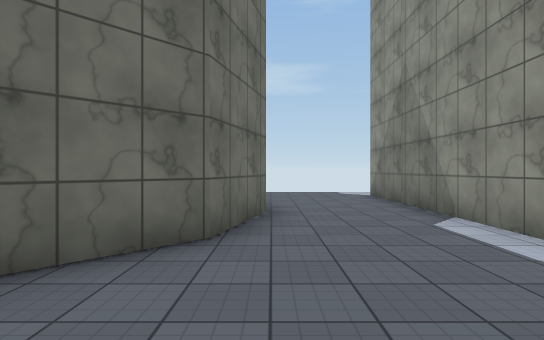
View 1 (above)

24 first-person views from a walk through a scene from a Unity 3-D project. The camera is 1.4 m above the floor, looks level and sees 80° across. The floor is counted in squares, 2 m on a side. Each view is taken from the middle of a square. On the plan, view 1 faces up. The plan holds only what a view shows up to about 10 squares ahead; the rest is blank. The place goes on beyond the plan. The player is left out. Surface patterns are stand-ins for the level's own textures.

View 2
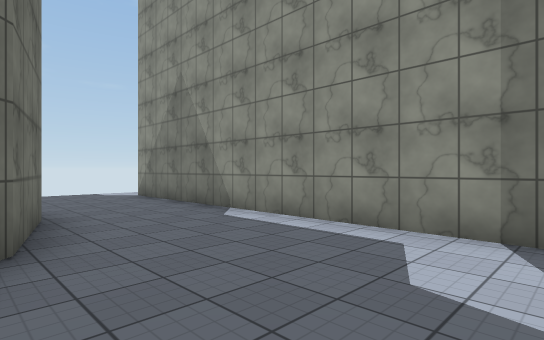

View 3
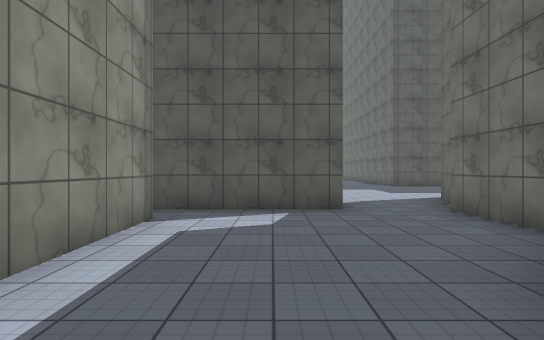

View 4
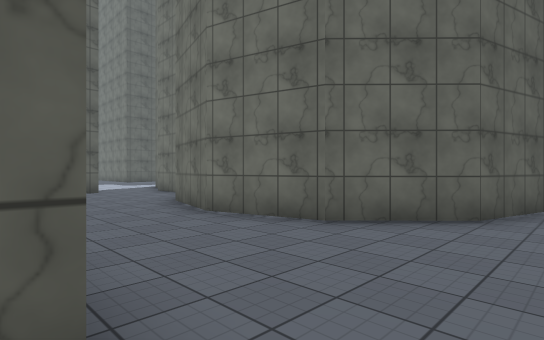

View 5
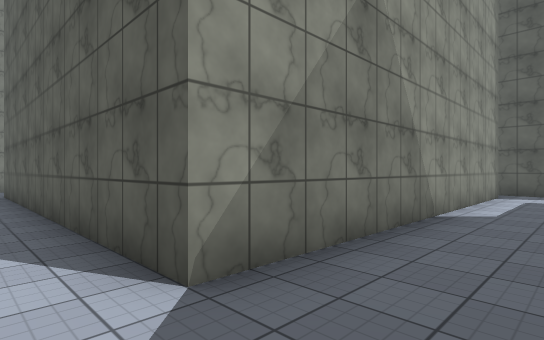

View 6
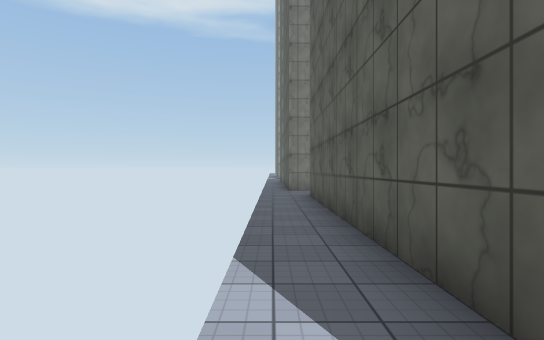

View 7
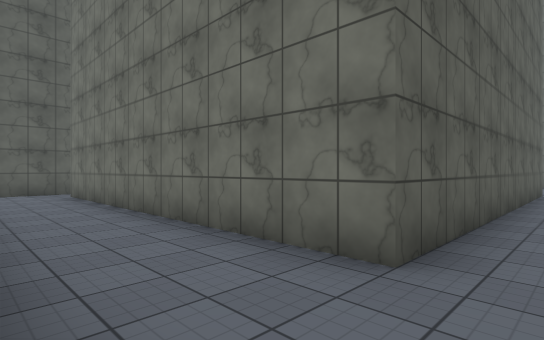

View 8
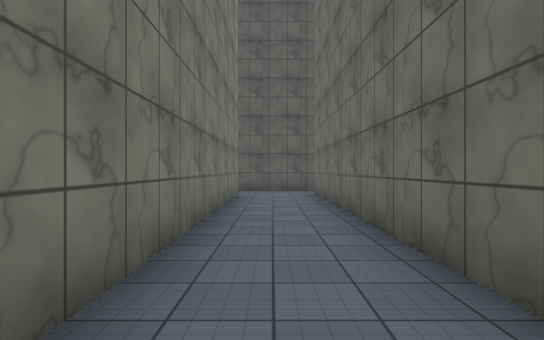

View 9
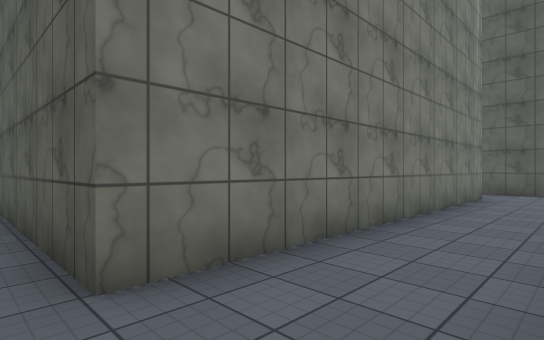

View 10
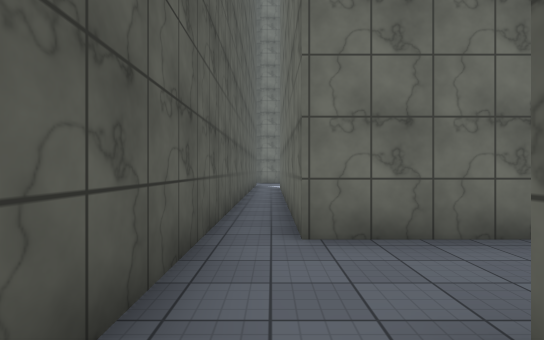

View 11
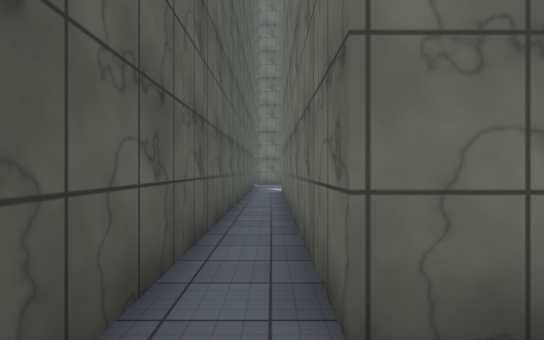

View 12
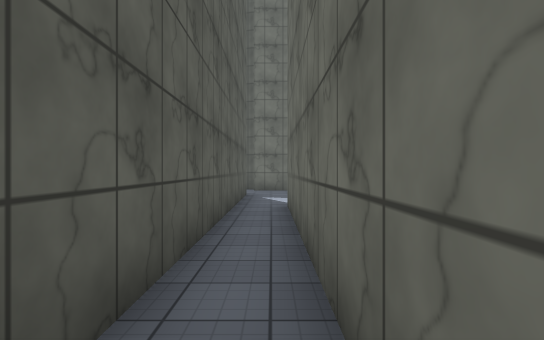

View 13
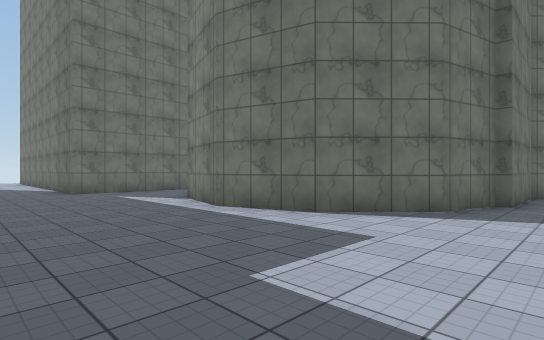

View 14
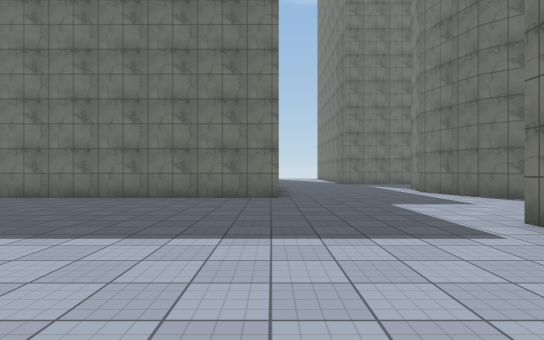

View 15
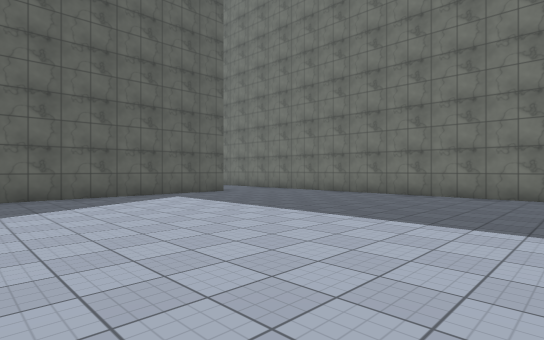

View 16
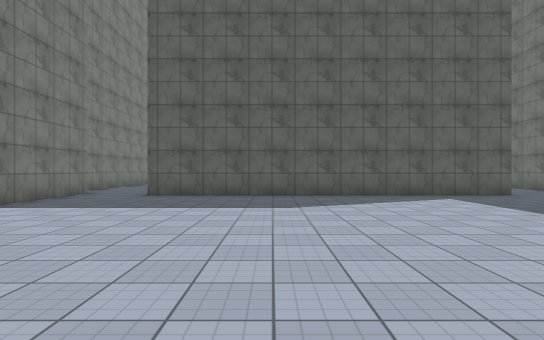

View 17
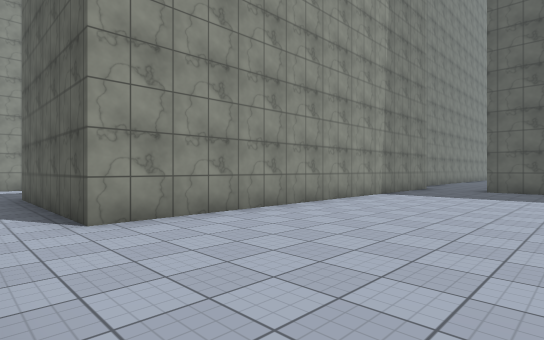

View 18
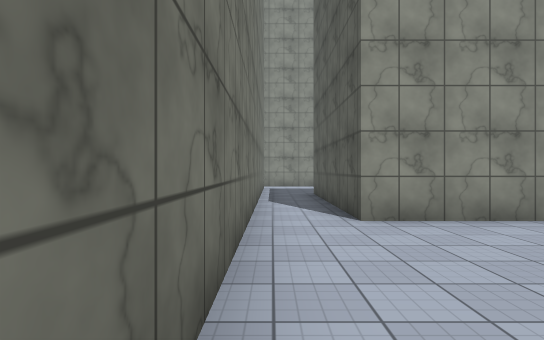

View 19
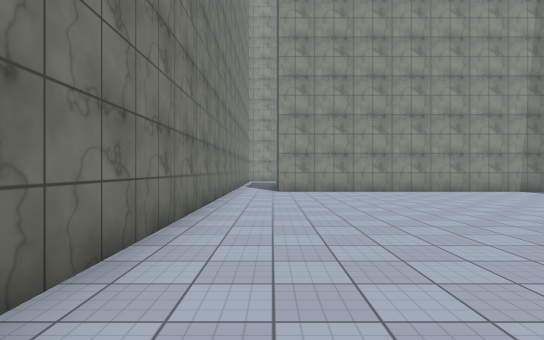

View 20
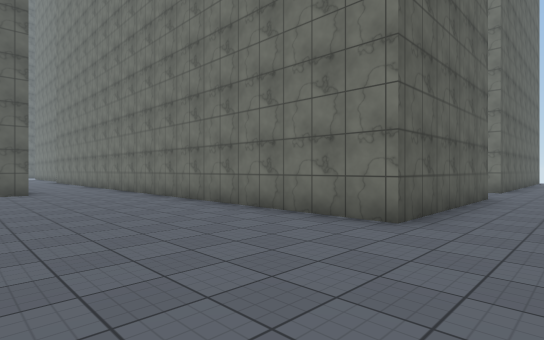

View 21
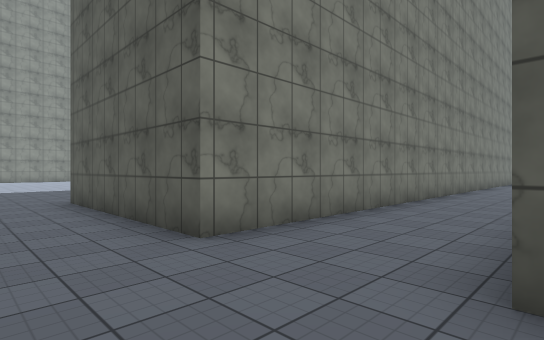

View 22
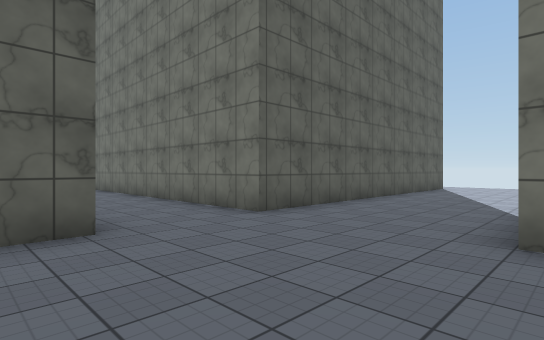

View 23
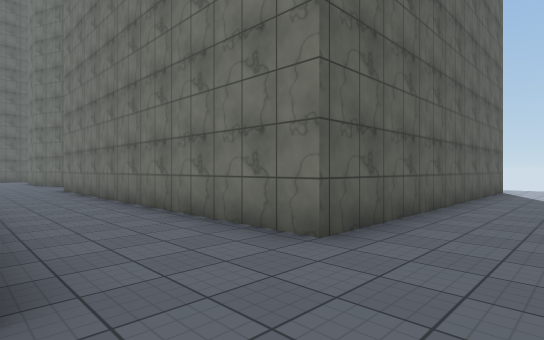

View 24
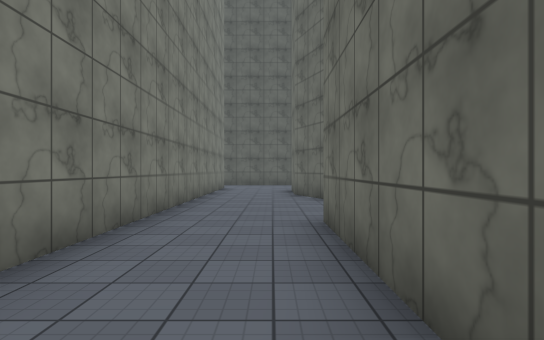

### Floor plan
Points are (right, up) in squares from view 1. A wall is a line through its corners. A room is listed if a view was taken in it or the views show most of it. See-through windows are left out.
Room 1 (views 1, 2, 3, 5)
walls: (-3.9, 9.4) (-2.1, 8.9) (-0.6, 7.4) (-0.1, 5.3) (-0.6, 3.3) (-2.1, 1.8) (-2.1, -0.6); (2.7, 0.3) (2.7, 9); (-0.2, -0.7) (2.5, -0.7)
ways out: opening at (3, 0) to room 2; opening at (3, 10) to room 2; opening at (-1, -1) to room 3
Room 2 (views 4, 6, 7, 8, 9, 10, 11, 12)
walls: (14, 0.9) (14, 9.4) (16.5, 9.4); (2.7, 9) (11.7, 9) (11.7, 0.3) (2.7, 0.3); (2.5, -0.7) (14.4, -0.7)
ways out: opening at (3, 0) to room 1; opening at (3, 10) to room 1
Room 3 (views 13, 14, 15, 16, 17, 18, 19, 20, 21, 22, 23, 24)
walls: (-1.6, -17.8) (8.4, -17.8); (10.5, -17.6) (10.5, -7.2) (15.5, -7.2); (-2.3, -0.6) (-2.8, -2.3) (-4.2, -3.8) (-6.2, -4.3) (-8.2, -3.8); (-11.7, -4.4) (-11.7, -5.5) (-12.6, -5.5); (-9.1, -25) (-9.1, -8.8) (-4.2, -8.8) (-4.2, -17); (-12.3, -22.8) (-11.6, -24.3); (-16.5, -9) (-11.7, -9) (-11.7, -19.4); (15.4, -5.7) (-0.2, -5.7)
ways out: opening at (-1, -1) to room 1; opening at (9.5, -18)

Positions as (right, up) in squares from view 1, and headings:
1: (0, 0), facing up
2: (-1, 0), facing up-right
3: (1, 5), facing down
4: (3, 10), facing down-left
5: (1, 10), facing down-right
6: (3, 10), facing right
7: (14, 10), facing down-left
8: (13, 10), facing down
9: (12, 10), facing down-right
10: (15, 0), facing left
11: (13, 0), facing left
12: (9, 0), facing left
13: (-1, -8), facing up-left
14: (4, -9), facing left
15: (5, -9), facing down-left
16: (5, -9), facing down
17: (6, -6), facing down-right
18: (6, -6), facing right
19: (0, -7), facing right
20: (0, -7), facing down-left
21: (-12, -7), facing down-right
22: (-8, -5), facing down-left
23: (-9, -7), facing down-left
24: (-11, -15), facing down
